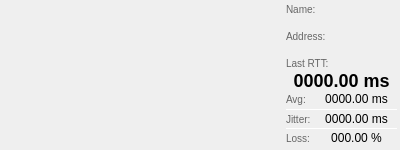
<?xml version="1.0" encoding="UTF-8"?>
<ui version="4.0">
 <class>PingWindow</class>
 <widget class="QWidget" name="PingWindow">
  <property name="geometry">
   <rect>
    <x>0</x>
    <y>0</y>
    <width>400</width>
    <height>150</height>
   </rect>
  </property>
  <property name="minimumSize">
   <size>
    <width>400</width>
    <height>150</height>
   </size>
  </property>
  <property name="maximumSize">
   <size>
    <width>400</width>
    <height>150</height>
   </size>
  </property>
  <property name="windowTitle">
   <string>Ping</string>
  </property>
  <layout class="QHBoxLayout" name="horizontalLayout">
   <property name="spacing">
    <number>3</number>
   </property>
   <property name="leftMargin">
    <number>3</number>
   </property>
   <property name="topMargin">
    <number>3</number>
   </property>
   <property name="rightMargin">
    <number>3</number>
   </property>
   <property name="bottomMargin">
    <number>3</number>
   </property>
   <item>
    <widget class="QCustomPlot" name="plotLatency" native="true">
     <property name="sizePolicy">
      <sizepolicy hsizetype="Minimum" vsizetype="Preferred">
       <horstretch>0</horstretch>
       <verstretch>0</verstretch>
      </sizepolicy>
     </property>
     <property name="minimumSize">
      <size>
       <width>280</width>
       <height>0</height>
      </size>
     </property>
    </widget>
   </item>
   <item>
    <layout class="QVBoxLayout" name="verticalLayout_2">
     <property name="spacing">
      <number>0</number>
     </property>
     <property name="leftMargin">
      <number>0</number>
     </property>
     <item>
      <widget class="QLabel" name="label_3">
       <property name="sizePolicy">
        <sizepolicy hsizetype="Preferred" vsizetype="Preferred">
         <horstretch>0</horstretch>
         <verstretch>0</verstretch>
        </sizepolicy>
       </property>
       <property name="minimumSize">
        <size>
         <width>0</width>
         <height>0</height>
        </size>
       </property>
       <property name="maximumSize">
        <size>
         <width>16777215</width>
         <height>16777215</height>
        </size>
       </property>
       <property name="styleSheet">
        <string notr="true">font: 10px;
color: rgb(102, 102, 102);</string>
       </property>
       <property name="text">
        <string>Name:</string>
       </property>
       <property name="alignment">
        <set>Qt::AlignLeading|Qt::AlignLeft|Qt::AlignVCenter</set>
       </property>
      </widget>
     </item>
     <item>
      <widget class="QLabel" name="labelName">
       <property name="sizePolicy">
        <sizepolicy hsizetype="Expanding" vsizetype="Preferred">
         <horstretch>0</horstretch>
         <verstretch>0</verstretch>
        </sizepolicy>
       </property>
       <property name="maximumSize">
        <size>
         <width>109</width>
         <height>16777215</height>
        </size>
       </property>
       <property name="cursor">
        <cursorShape>IBeamCursor</cursorShape>
       </property>
       <property name="styleSheet">
        <string notr="true">font: 12px;
color: rgb(0, 0, 0);</string>
       </property>
       <property name="text">
        <string/>
       </property>
       <property name="textInteractionFlags">
        <set>Qt::TextSelectableByKeyboard|Qt::TextSelectableByMouse</set>
       </property>
      </widget>
     </item>
     <item>
      <widget class="QLabel" name="label_4">
       <property name="sizePolicy">
        <sizepolicy hsizetype="Preferred" vsizetype="Preferred">
         <horstretch>0</horstretch>
         <verstretch>0</verstretch>
        </sizepolicy>
       </property>
       <property name="minimumSize">
        <size>
         <width>0</width>
         <height>0</height>
        </size>
       </property>
       <property name="maximumSize">
        <size>
         <width>16777215</width>
         <height>16777215</height>
        </size>
       </property>
       <property name="styleSheet">
        <string notr="true">font: 10px;
color: rgb(102, 102, 102);</string>
       </property>
       <property name="text">
        <string>Address:</string>
       </property>
       <property name="alignment">
        <set>Qt::AlignLeading|Qt::AlignLeft|Qt::AlignVCenter</set>
       </property>
      </widget>
     </item>
     <item>
      <widget class="QLabel" name="labelAddress">
       <property name="sizePolicy">
        <sizepolicy hsizetype="Expanding" vsizetype="Preferred">
         <horstretch>0</horstretch>
         <verstretch>0</verstretch>
        </sizepolicy>
       </property>
       <property name="maximumSize">
        <size>
         <width>109</width>
         <height>16777215</height>
        </size>
       </property>
       <property name="cursor">
        <cursorShape>IBeamCursor</cursorShape>
       </property>
       <property name="styleSheet">
        <string notr="true">font: 12px;
color: rgb(0, 0, 0);</string>
       </property>
       <property name="text">
        <string/>
       </property>
       <property name="textInteractionFlags">
        <set>Qt::TextSelectableByKeyboard|Qt::TextSelectableByMouse</set>
       </property>
      </widget>
     </item>
     <item>
      <widget class="QLabel" name="labelLastRTTLabel">
       <property name="sizePolicy">
        <sizepolicy hsizetype="Preferred" vsizetype="Fixed">
         <horstretch>0</horstretch>
         <verstretch>0</verstretch>
        </sizepolicy>
       </property>
       <property name="minimumSize">
        <size>
         <width>0</width>
         <height>0</height>
        </size>
       </property>
       <property name="maximumSize">
        <size>
         <width>16777215</width>
         <height>16777215</height>
        </size>
       </property>
       <property name="styleSheet">
        <string notr="true">font: 10px;
color: rgb(102, 102, 102);</string>
       </property>
       <property name="text">
        <string>Last RTT:</string>
       </property>
       <property name="alignment">
        <set>Qt::AlignLeading|Qt::AlignLeft|Qt::AlignVCenter</set>
       </property>
      </widget>
     </item>
     <item>
      <widget class="QLabel" name="labelLastRTT">
       <property name="sizePolicy">
        <sizepolicy hsizetype="Preferred" vsizetype="Expanding">
         <horstretch>0</horstretch>
         <verstretch>0</verstretch>
        </sizepolicy>
       </property>
       <property name="maximumSize">
        <size>
         <width>16777215</width>
         <height>16777215</height>
        </size>
       </property>
       <property name="cursor">
        <cursorShape>IBeamCursor</cursorShape>
       </property>
       <property name="styleSheet">
        <string notr="true">font: bold 18px;
color: rgb(0, 0, 0);</string>
       </property>
       <property name="text">
        <string>0000.00 ms</string>
       </property>
       <property name="alignment">
        <set>Qt::AlignCenter</set>
       </property>
       <property name="textInteractionFlags">
        <set>Qt::TextSelectableByKeyboard|Qt::TextSelectableByMouse</set>
       </property>
      </widget>
     </item>
     <item>
      <layout class="QHBoxLayout" name="horizontalLayout_9">
       <property name="spacing">
        <number>0</number>
       </property>
       <item>
        <widget class="QLabel" name="label_2">
         <property name="sizePolicy">
          <sizepolicy hsizetype="Fixed" vsizetype="Expanding">
           <horstretch>0</horstretch>
           <verstretch>0</verstretch>
          </sizepolicy>
         </property>
         <property name="minimumSize">
          <size>
           <width>30</width>
           <height>0</height>
          </size>
         </property>
         <property name="styleSheet">
          <string notr="true">font: 10px;
color: rgb(102, 102, 102);</string>
         </property>
         <property name="text">
          <string>Avg:</string>
         </property>
         <property name="alignment">
          <set>Qt::AlignLeading|Qt::AlignLeft|Qt::AlignVCenter</set>
         </property>
        </widget>
       </item>
       <item>
        <widget class="QLabel" name="labelAvgRTT">
         <property name="sizePolicy">
          <sizepolicy hsizetype="Expanding" vsizetype="Preferred">
           <horstretch>0</horstretch>
           <verstretch>0</verstretch>
          </sizepolicy>
         </property>
         <property name="cursor">
          <cursorShape>IBeamCursor</cursorShape>
         </property>
         <property name="styleSheet">
          <string notr="true">font: 12px;
color: rgb(0, 0, 0);</string>
         </property>
         <property name="text">
          <string>0000.00 ms</string>
         </property>
         <property name="alignment">
          <set>Qt::AlignCenter</set>
         </property>
         <property name="textInteractionFlags">
          <set>Qt::TextSelectableByKeyboard|Qt::TextSelectableByMouse</set>
         </property>
        </widget>
       </item>
      </layout>
     </item>
     <item>
      <widget class="Line" name="line">
       <property name="styleSheet">
        <string notr="true">color: rgb(255, 255, 255);</string>
       </property>
       <property name="frameShadow">
        <enum>QFrame::Plain</enum>
       </property>
       <property name="orientation">
        <enum>Qt::Horizontal</enum>
       </property>
      </widget>
     </item>
     <item>
      <layout class="QHBoxLayout" name="horizontalLayout_4">
       <property name="spacing">
        <number>0</number>
       </property>
       <item>
        <widget class="QLabel" name="labelAvgJitterLabel">
         <property name="sizePolicy">
          <sizepolicy hsizetype="Fixed" vsizetype="Expanding">
           <horstretch>0</horstretch>
           <verstretch>0</verstretch>
          </sizepolicy>
         </property>
         <property name="minimumSize">
          <size>
           <width>30</width>
           <height>0</height>
          </size>
         </property>
         <property name="styleSheet">
          <string notr="true">font: 10px;
color: rgb(102, 102, 102);</string>
         </property>
         <property name="text">
          <string>Jitter:</string>
         </property>
         <property name="alignment">
          <set>Qt::AlignLeading|Qt::AlignLeft|Qt::AlignVCenter</set>
         </property>
        </widget>
       </item>
       <item>
        <widget class="QLabel" name="labelAvgJitter">
         <property name="sizePolicy">
          <sizepolicy hsizetype="Expanding" vsizetype="Preferred">
           <horstretch>0</horstretch>
           <verstretch>0</verstretch>
          </sizepolicy>
         </property>
         <property name="cursor">
          <cursorShape>IBeamCursor</cursorShape>
         </property>
         <property name="styleSheet">
          <string notr="true">font: 12px;
color: rgb(0, 0, 0);</string>
         </property>
         <property name="text">
          <string>0000.00 ms</string>
         </property>
         <property name="alignment">
          <set>Qt::AlignCenter</set>
         </property>
         <property name="textInteractionFlags">
          <set>Qt::TextSelectableByKeyboard|Qt::TextSelectableByMouse</set>
         </property>
        </widget>
       </item>
      </layout>
     </item>
     <item>
      <widget class="Line" name="line_2">
       <property name="styleSheet">
        <string notr="true">color: rgb(255, 255, 255);</string>
       </property>
       <property name="frameShadow">
        <enum>QFrame::Plain</enum>
       </property>
       <property name="orientation">
        <enum>Qt::Horizontal</enum>
       </property>
      </widget>
     </item>
     <item>
      <layout class="QHBoxLayout" name="horizontalLayout_3">
       <property name="spacing">
        <number>0</number>
       </property>
       <item>
        <widget class="QLabel" name="labelPctLossLabel">
         <property name="sizePolicy">
          <sizepolicy hsizetype="Fixed" vsizetype="Expanding">
           <horstretch>0</horstretch>
           <verstretch>0</verstretch>
          </sizepolicy>
         </property>
         <property name="minimumSize">
          <size>
           <width>30</width>
           <height>0</height>
          </size>
         </property>
         <property name="styleSheet">
          <string notr="true">font: 10px;
color: rgb(102, 102, 102);</string>
         </property>
         <property name="text">
          <string>Loss:</string>
         </property>
         <property name="alignment">
          <set>Qt::AlignLeading|Qt::AlignLeft|Qt::AlignVCenter</set>
         </property>
        </widget>
       </item>
       <item>
        <widget class="QLabel" name="labelPctLoss">
         <property name="sizePolicy">
          <sizepolicy hsizetype="Expanding" vsizetype="Preferred">
           <horstretch>0</horstretch>
           <verstretch>0</verstretch>
          </sizepolicy>
         </property>
         <property name="cursor">
          <cursorShape>IBeamCursor</cursorShape>
         </property>
         <property name="styleSheet">
          <string notr="true">font: 12px;
color: rgb(0, 0, 0);</string>
         </property>
         <property name="text">
          <string>000.00 %</string>
         </property>
         <property name="alignment">
          <set>Qt::AlignCenter</set>
         </property>
         <property name="textInteractionFlags">
          <set>Qt::TextSelectableByKeyboard|Qt::TextSelectableByMouse</set>
         </property>
        </widget>
       </item>
      </layout>
     </item>
    </layout>
   </item>
  </layout>
 </widget>
 <customwidgets>
  <customwidget>
   <class>QCustomPlot</class>
   <extends>QWidget</extends>
   <header>../qcustomplot/qcustomplot.h</header>
   <container>1</container>
  </customwidget>
 </customwidgets>
 <resources/>
 <connections/>
</ui>
